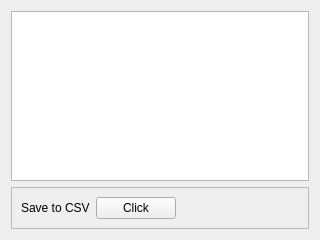
<?xml version="1.0" encoding="UTF-8"?>
<ui version="4.0">
 <class>MDITableWidget</class>
 <widget class="QWidget" name="MDITableWidget">
  <property name="geometry">
   <rect>
    <x>0</x>
    <y>0</y>
    <width>320</width>
    <height>240</height>
   </rect>
  </property>
  <property name="windowTitle">
   <string>Form</string>
  </property>
  <layout class="QVBoxLayout" name="verticalLayout">
   <item>
    <widget class="QTableWidget" name="tableWidget">
     <property name="sizePolicy">
      <sizepolicy hsizetype="Expanding" vsizetype="Expanding">
       <horstretch>0</horstretch>
       <verstretch>50</verstretch>
      </sizepolicy>
     </property>
    </widget>
   </item>
   <item>
    <widget class="QFrame" name="controlPanel">
     <property name="sizePolicy">
      <sizepolicy hsizetype="Preferred" vsizetype="Preferred">
       <horstretch>0</horstretch>
       <verstretch>1</verstretch>
      </sizepolicy>
     </property>
     <property name="maximumSize">
      <size>
       <width>16777215</width>
       <height>16777215</height>
      </size>
     </property>
     <property name="frameShape">
      <enum>QFrame::Shape::StyledPanel</enum>
     </property>
     <property name="frameShadow">
      <enum>QFrame::Shadow::Raised</enum>
     </property>
     <layout class="QGridLayout" name="gridLayout">
      <item row="0" column="2">
       <spacer name="horizontalSpacer">
        <property name="orientation">
         <enum>Qt::Orientation::Horizontal</enum>
        </property>
        <property name="sizeHint" stdset="0">
         <size>
          <width>40</width>
          <height>20</height>
         </size>
        </property>
       </spacer>
      </item>
      <item row="0" column="0">
       <widget class="QLabel" name="label">
        <property name="text">
         <string>Save to CSV</string>
        </property>
       </widget>
      </item>
      <item row="0" column="1">
       <widget class="QPushButton" name="pushButton">
        <property name="text">
         <string>Click</string>
        </property>
       </widget>
      </item>
     </layout>
    </widget>
   </item>
  </layout>
 </widget>
 <resources/>
 <connections/>
</ui>
